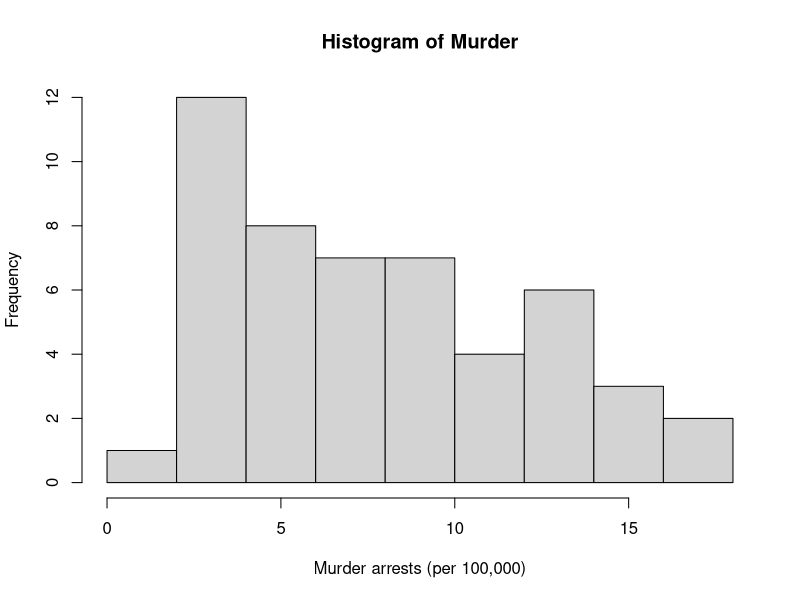
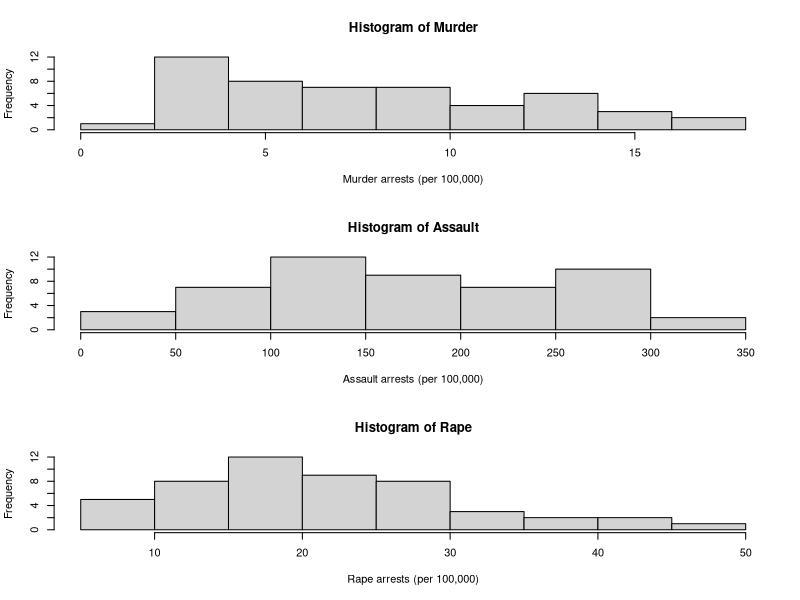

These charts were generated, in order, by the following R code:
## ---- chunk 1
knitr::opts_chunk$set(message=FALSE,warning=FALSE, cache=TRUE)
## ---- chunk 2
#install.packages("datasets")
library(datasets)

#install.packages("knitr")
library(knitr) #used for knitting to a pdf
## ---- chunk 3
dat <- USArrests
## ---- chunk 4
dat$state <- tolower(rownames(USArrests))
## ---- chunk 5
names(dat)

## ---- chunk 6
typeof('Murder')
typeof(dat[1,1])
## ---- chunk 7
hist(dat$Murder, main="Histogram of Murder", xlab="Murder arrests (per 100,000)", ylab="Frequency")
## ---- chunk 8
mean(dat$Murder)
median(dat$Murder)
quantile(dat$Murder)
## ---- chunk 9
par(mfrow=c(3,1))
hist(dat$Murder, main="Histogram of Murder", xlab="Murder arrests (per 100,000)", ylab="Frequency")
hist(dat$Assault, main="Histogram of Assault", xlab="Assault arrests (per 100,000)", ylab="Frequency")
hist(dat$Rape, main="Histogram of Rape", xlab="Rape arrests (per 100,000)", ylab="Frequency")
